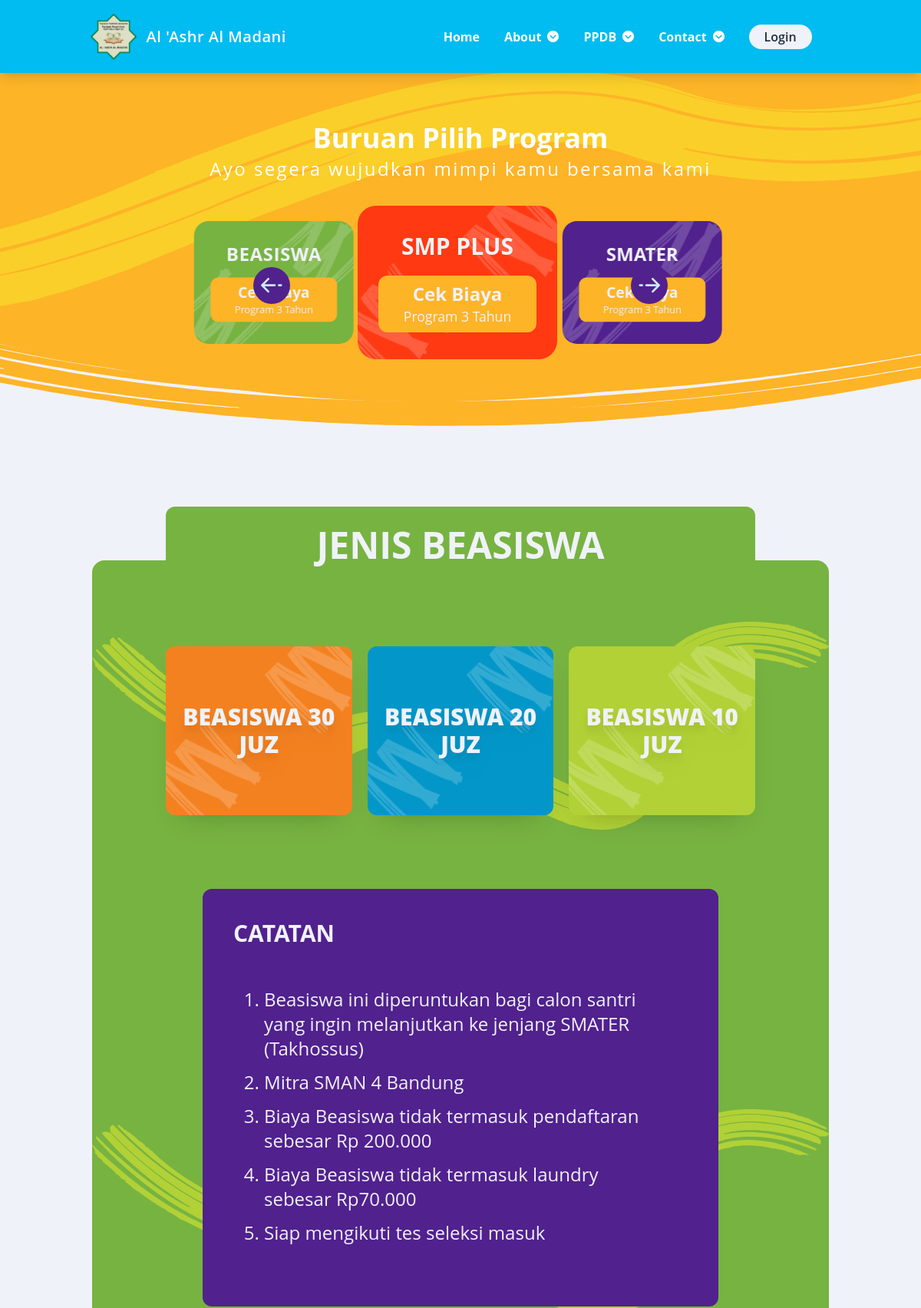
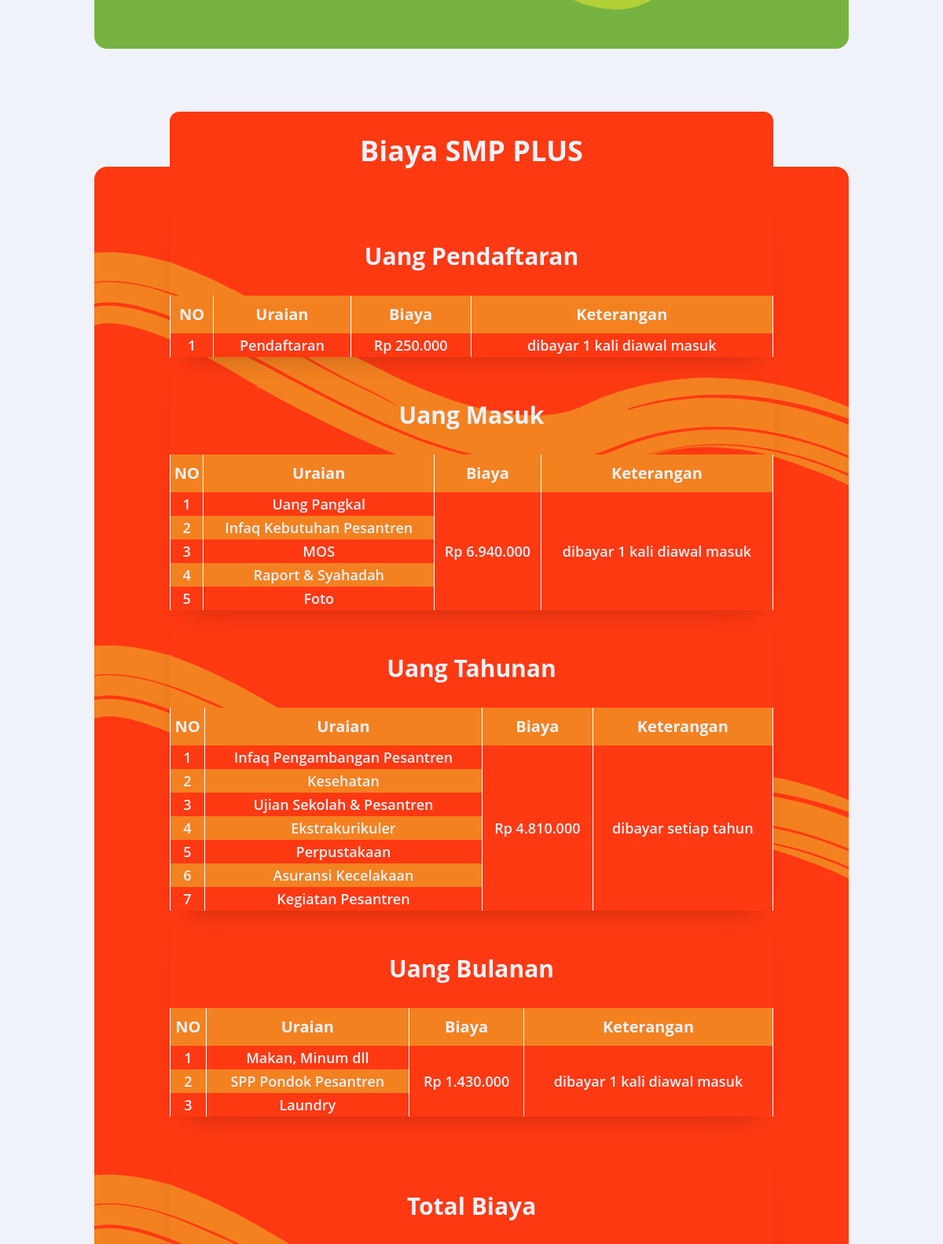
Screenshot of /pages/biaya/biaya.php (upper part) with the database file from the repository (2 pictures, top to bottom).
### tables this page shows
CREATE TABLE `program_biaya` (
  `pgb_id` int NOT NULL,
  `pgb_type` varchar(50) NOT NULL,
  `pgb_biaya` int NOT NULL,
  `pgb_desc` varchar(100) DEFAULT NULL,
  `prg_id` int NOT NULL
);

CREATE TABLE `program_biaya_uraian` (
  `pbu_id` int NOT NULL,
  `pbu_name` varchar(255) NOT NULL,
  `pgb_id` int NOT NULL,
  `prg_id` int NOT NULL
);

### backend/functions/functions.php (called while the page is built, shortened)
<?php
require_once "CRUD/Database.php";
function baseUrl($url = null)
{
    $baseUrl = "http://localhost/project-am/projek-am";
    if ($url != null) {
        return $baseUrl . "/" . $url;
    }
    return $baseUrl;
}
function checkUri($url, $path)
{
    $bgMain = "bg-main";
    return $bgMain;
}

### backend/functions/CRUD/Database.php (called while the page is built, shortened)
<?php
class Database
{
    private $host = DB_HOST,
        $user = DB_USER,
        $pass = DB_PASS,
        $db_name = DB_NAME;
    private $dbh,
        $stmt;
    public function __construct()
    {
        $dsn = 'mysql:host=' . $this->host . ';dbname=' . $this->db_name;
        $option = [
            PDO::ATTR_PERSISTENT => true,
            PDO::ATTR_ERRMODE => PDO::ERRMODE_EXCEPTION
        ];
        try {
            $this->dbh = new PDO($dsn, $this->user, $this->pass, $option);
        } catch (PDOException $e) {
            die($e->getMessage());
        }
    }
    public function query($query)
    {
        $this->stmt = $this->dbh->prepare($query);
    }
    public function execute()
    {
        $this->stmt->execute();
    }
    public function resultSet()
    {
        $this->execute();
        return $this->stmt->fetchAll(PDO::FETCH_ASSOC);
    }
}

### backend/partials/biaya/biaya-smp.php (the view, shortened to what this page needs)
<?php
$totalBiayaQuery = "SELECT * FROM program NATURAL JOIN program_biaya WHERE prg_id = 1";
$db->query($totalBiayaQuery);
$db->execute();
$totalBiayaSMP = $db->resultSet();
$totalBiayaSMPFilteredQuery = "SELECT * FROM program NATURAL JOIN program_biaya WHERE prg_id = 1 AND pgb_type NOT LIKE '%seragam%'";
$db->query($totalBiayaSMPFilteredQuery);
$db->execute();
$totalBiayaSMPFiltered = $db->resultSet();
$uraianBiayaQuery = "SELECT * FROM program_biaya_uraian WHERE prg_id = 1";
$db->query($uraianBiayaQuery);
$db->execute();
$uraianBiayaSMP = $db->resultSet();
?>
<section class="my-[150px] relative w-full " id="smp">
    <div class="jenis-beasiswa bg-main-red w-[90%] lg:w-[80%] pb-16 md:pb-28 mx-auto relative rounded-2xl">
        <div class="-mt-14 lg:-mt-[70px] rounded-xl absolute top-0 left-1/2 -translate-x-1/2  bg-main-red w-[90%] h-[80px] lg:w-[80%] lg:h-[100px] flex justify-center items-center">
            <h2 class="font-bold  px-[5%] text-center text-3xl sm:text-4xl text-body ">
                Biaya SMP PLUS
            </h2>
        </div>
        <?php foreach ($totalBiayaSMPFiltered as $smp) : ?>
            <div class="relative w-[95%] lg:w-[80%] top-10 mx-auto main-shadow" id="<?= $smp['pgb_type']; ?>">
                <h3 class="text-center text-2xl sm:text-3xl text-body font-bold py-4 md:py-8 lg:pt-14"><?= $smp['pgb_type']; ?></h3>
                <table class="w-full bg-white border-separate border-spacing-x-[1px]">
                    <thead class="h-12 bg-main-orange text-body text-md md:text-xl">
                        <th class="font-bold">NO</th>
                        <th class="font-bold">Uraian</th>
                        <th class="font-bold">Biaya</th>
                        <th class="font-bold">Keterangan</th>
                    </thead>
                    <tbody class="text-center font-normal md:font-semibold text-[12px] md:text-lg">
                        <?php $noTotal = 0;
                        $filtered = array_filter($uraianBiayaSMP, function ($var) use ($smp) {
                            return $var['pgb_id'] == $smp['pgb_id'];
                        });
                        foreach ($filtered as $biaya) : $noTotal += 1; ?>
                            <tr class="<?= $noTotal % 2 == 0 ? "bg-main-orange" : "bg-main-red"; ?> text-body">
                                <td><?= $noTotal; ?></td>
                                <td><?= $biaya['pbu_name']; ?></td>
                                <?php if ($noTotal == 1) : ?>
                                    <td rowspan="<?= count($filtered); ?>">Rp <?= number_format($smp['pgb_biaya'], 0, ',', '.'); ?></td>
                                    <td rowspan="<?= count($filtered); ?>"><?= $smp['pgb_desc']; ?></td>
                                <?php endif; ?>
                            </tr>
                        <?php endforeach; ?>
                    </tbody>
                </table>
            </div>
        <?php endforeach; ?>
        <div class="relative w-[95%] lg:w-[80%] top-10 mx-auto main-shadow">
            <h3 id="total-biaya-smp" class="text-center text-2xl sm:text-3xl text-body font-bold py-4  md:py-8 lg:pt-14 lg:mt-10">Total Biaya</h3>
        </div>
    </div>
</section>

### pages/biaya/biaya.php (shortened to what this page needs)
<?php
require "../../backend/functions/functions.php";
$db = new Database();
?>
<!doctype html>
<html lang="en">
<head>
    <link rel="stylesheet" href="<?= baseUrl("src/css/swiper.min.css"); ?>" />
    <link href="<?= baseUrl("src/css/index.css"); ?>" rel="stylesheet" />
</head>
<body class="bg-body overflow-hidden h-screen">
    <div class="overflow-y-scroll h-screen">
        <?php require "../../backend/partials/header.php"; ?>
        <?php require "../../backend/partials/biaya/main-biaya.php"; ?>
    </div>
</body>
</html>

### backend/partials/header.php (shortened to what this page needs)
<?php
$url = $_SERVER['REQUEST_URI'];
$parsedUrl = parse_url($url);
$path = $parsedUrl['path'];
?>
<header>
  <div id="nav-wrapper" class=" <?= checkURI($url, $path); ?> px-7 text-body lg:justify-around absolute w-full flex z-50 items-center top-0 left-0 shadow-lg  lg:text-white">
    <div class="my-[14px] sm:my-[1.1em] ">
      <a href="<?= baseUrl(); ?>" class="flex items-center">
        <img src="<?= baseUrl("src/img/logo.svg"); ?>" alt="logo" class="w-[50px] sm:w-[60px]" />
        <span class="ml-3 text-lg font-semibold tracking-wide sm:text-xl">Al 'Ashr Al Madani</span>
      </a>
    </div>
    <nav id="nav-menu" class="hidden overflow-y-auto lg:overflow-y-visible text-dark-font bg-white lg:bg-body max-lg:w-full max-lg:h-[100vh] absolute top-[100%] left-0 lg:block lg:text-white lg:static lg:bg-transparent">
      <ul class="px-6 lg:flex lg:items-center">
        <li class="max-lg:mt-8 font-bold lg:mr-8">
          <a href="<?= baseUrl(); ?>" class="block">Home</a>
        </li>
        <li class="max-lg:mt-8 lg:mr-8 font-bold relative">
          <div class="group/about">
            <button type="button" class="inline-flex w-full items-center gap-x-2" id="about">
              About
            </button>
          </div>
        </li>
        <li class="max-lg:mt-8 lg:mr-8 font-bold relative">
          <div class="group/ppdb">
            <button type="button" class="inline-flex w-full items-center gap-x-2" id="ppdb">
              PPDB
            </button>
          </div>
        </li>
        <li class="max-lg:mt-8 lg:mr-8 font-bold relative">
          <div class="group/contact">
            <button type="button" class="inline-flex w-full items-center gap-x-2" id="contact">
              Contact
            </button>
          </div>
        </li>
        <li>
          <a href="login" class="bg-main block mt-14 py-5 text-center rounded-full text-body lg:text-dark-font lg:py-1 lg:px-5 lg:mt-0 lg:bg-body font-semibold"><?= isset($_SESSION['login']) && $_SESSION['login'] == true ? 'Dashboard' : 'Login'; ?></a>
        </li>
      </ul>
    </nav>
  </div>
</header>

### backend/partials/biaya/main-biaya.php (shortened to what this page needs)
<main class="pt-20 overflow-hidden bg-body">
    <?php require "../../backend/partials/biaya/hiro-biaya.php"; ?>
    <?php require "../../backend/partials/biaya/jenis-beasiswa.php"; ?>
    <?php require "../../backend/partials/biaya/biaya-smp.php"; ?>
</main>

### backend/partials/biaya/hiro-biaya.php (shortened to what this page needs)
<section class="max-sm:-mt-1 pt-8  bg-[url('../img/hiro-biaya.svg')] w-full lg:h-[500px] bg-no-repeat bg-cover bg-body" style="background-position: center 100%">
    <h2 class="font-bold sm:mt-5 lg:mt-12 px-[5%] text-center text-3xl sm:text-4xl text-white ">
        Buruan Pilih Program
    </h2>
    <p class="text-base tracking-widest px-[5%] text-center sm:text-xl lg:text-2xl mt-1 mb-5 lg:mb-8 text-white">
        Ayo segera wujudkan mimpi kamu bersama kami
    </p>
    <div class="swiper swiper-card">
        <div class="swiper-wrapper">
            <div class="swiper-slide">
                <div class="w-[260px] h-[200px] px-4 mx-4 flex flex-col gap-5  justify-center items-center rounded-3xl bg-main-green relative overflow-hidden">
                    <img src="<?= baseUrl("src/img/program_pilihan/vector.png"); ?>" alt="" class="bg-cover absolute top-[-30px] right-[-30px] w-[60%] " />
                    <h2 class="text-3xl text-body font-bold tracking-wide  ">BEASISWA</h2>
                    <button class="card__content flex items-center flex-col  bg-young-orange w-[90%] p-2 rounded-xl relative z-10">
                        <a href="#beasiswa">
                            <h3 class="card__title text-2xl font-bold text-body">Cek Biaya</h3>
                            <p class="card__text text-body">Program 3 Tahun</p>
                        </a>
                    </button>
                </div>
            </div>
            <div class="swiper-slide">
                <div class="w-[260px] h-[200px] flex flex-col gap-5 justify-center items-center rounded-3xl px-4 mx-4 bg-main-red overflow-hidden relative">
                    <img src="<?= baseUrl("src/img/program_pilihan/vector.png"); ?>" alt="" class="bg-cover absolute top-[-30px] right-[-30px]  w-[60%] rotate-90 " />
                    <h2 class="text-3xl text-body font-bold ">SMP PLUS</h2>
                    <button class="card__content flex items-center flex-col  bg-young-orange w-[90%] p-2 rounded-xl relative z-10">
                        <h3 class="card__title text-2xl font-bold text-body">Cek Biaya</h3>
                        <p class="card__text text-center text-[1.1rem] font-normal text-body">Program 3 Tahun</p>
                    </button>
                </div>
            </div>
            <div class="swiper-slide">
                <div class="w-[260px] h-[200px] px-4 mx-4 flex flex-col gap-5 justify-center items-center rounded-3xl bg-main-purple overflow-hidden relative">
                    <img src="<?= baseUrl("src/img/program_pilihan/vector.png"); ?>" alt="" class="bg-cover absolute top-[-30px] right-[-30px] w-[60%] " />
                    <h2 class="text-3xl text-body font-bold ">SMATER</h2>
                    <button class="card__content flex items-center flex-col  bg-young-orange w-[90%] p-2 rounded-xl relative z-10">
                        <h3 class="card__title text-2xl font-bold text-body">Cek Biaya</h3>
                        <p class="card__text text-body">Program 3 Tahun</p>
                    </button>
                </div>
            </div>
        </div>
        <div class="lg:ml-80 md:ml-2 ml-4 p-1 prev swiper-button-prev rounded-full sm:w-12 sm:h-12 bg-main-purple top-20 max-md:hidden">
            <img src="<?= baseUrl("src/img/arrow-left.svg"); ?>" alt="left" class="invert hue-rotate-[160deg] contrast-200">
        </div>
        <div class="lg:mr-80 md:mr-2 mr-4 p-1 next swiper-button-next rounded-full sm:w-12 sm:h-12 bg-main-purple top-20 max-md:hidden">
            <img src="<?= baseUrl("src/img/arrow-right.svg"); ?>" alt="right" class="invert hue-rotate-[160deg] contrast-200">
        </div>
    </div>
</section>

### backend/partials/biaya/jenis-beasiswa.php (shortened to what this page needs)
<section class="my-[150px] relative w-full" id="beasiswa">
    <div class="jenis-beasiswa bg-main-green w-[90%] lg:w-[80%] pb-16 mx-auto relative rounded-2xl">
        <div class="-mt-14 lg:-mt-[70px] rounded-xl absolute top-0 left-1/2 -translate-x-1/2  bg-main-green w-[90%] h-[80px] lg:w-[80%] lg:h-[100px] flex justify-center items-center">
            <h2 class="font-bold  px-[5%] text-center text-3xl sm:text-4xl lg:text-5xl text-body ">
                JENIS BEASISWA
            </h2>
        </div>
        <div class="flex flex-col justify-center items-center gap-20 lg:gap-52 w-full relative">
            <div class=" relative z-10 mx-auto top-10 lg:top-28  w-[90%] lg:w-[80%] flex flex-row justify-center items-center justify-items-center gap-2 md:gap-5 xl:gap-8 ">
                <div class="bg-main-orange max-lg:w-1/3 rounded-xl main-shadow lg:w-[300px] max-md:h-[100px] md:h-[200px] lg:h-[220px] xl:w-[250px] relative overflow-hidden">
                    <img src="<?= baseUrl("src/img/program_pilihan/vector.png"); ?>" alt="" class="bg-cover absolute top-[-15px] right-[-15px] sm:top-[-30px] lg:right-[-30px] w-[60%]  rotate-90 " />
                    <img src="<?= baseUrl("src/img/program_pilihan/vector.png"); ?>" alt="" class="bg-cover absolute bottom-[-20px] lg:bottom-[-20px] left-[-20px] max-sm:left-[-5px] w-[60%]  rotate-90" />
                    <div class="relative z-10 h-full flex justify-center items-center">
                        <h3 class="xl:text-4xl md:text-3xl text-sm leading-6 p-2 font-extrabold text-center text-body drop-shadow-xl ">BEASISWA 30 JUZ</h3>
                    </div>
                </div>
                <div class="bg-old-blue max-lg:w-1/3 rounded-xl main-shadow lg:w-[300px] max-md:h-[100px] md:h-[200px] lg:h-[220px] xl:w-[250px] relative overflow-hidden">
                    <img src="<?= baseUrl("src/img/program_pilihan/vector.png"); ?>" alt="" class="bg-cover absolute top-[-15px] right-[-15px] sm:top-[-30px] lg:right-[-30px] w-[60%]  rotate-90 " />
                    <img src="<?= baseUrl("src/img/program_pilihan/vector.png"); ?>" alt="" class="bg-cover absolute bottom-[-20px] lg:bottom-[-20px] left-[-20px] max-sm:left-[-5px] w-[60%]  rotate-90" />
                    <div class="relative z-10 h-full flex justify-center items-center">
                        <h3 class="xl:text-4xl md:text-3xl text-sm leading-6 p-2 font-extrabold text-center text-body drop-shadow-xl ">BEASISWA 20 JUZ</h3>
                    </div>
                </div>
                <div class="bg-second-green  max-lg:w-1/3 rounded-xl main-shadow lg:w-[300px] max-md:h-[100px] md:h-[200px] lg:h-[220px] xl:w-[250px] relative overflow-hidden">
                    <img src="<?= baseUrl("src/img/program_pilihan/vector.png"); ?>" alt="" class="bg-cover absolute top-[-15px] right-[-15px] sm:top-[-30px] lg:right-[-30px] w-[60%]  rotate-90 " />
                    <img src="<?= baseUrl("src/img/program_pilihan/vector.png"); ?>" alt="" class="bg-cover absolute bottom-[-20px] lg:bottom-[-20px] left-[-20px]  max-sm:bottom-[-15px] max-sm:left-[-5px] w-[60%]  rotate-90" />
                    <div class="relative z-10 h-full flex justify-center items-center">
                        <h3 class="xl:text-4xl md:text-3xl text-sm leading-6 p-2 font-extrabold text-center text-body drop-shadow-xl ">BEASISWA 10 JUZ</h3>
                    </div>
                </div>
            </div>
            <div class=" w-[90%] lg:w-[70%] bg-main-purple relative p-4 sm:p-4 md:p-6 lg:p-10 rounded-xl">
                <h3 class="text-body font-bold text-2xl lg:text-3xl">CATATAN</h3>
                <div class="p-5 pt-0 md:p-10 mx-auto">
                    <ol class="text-body list-decimal">
                        <li class="text-sm sm:text-lg md:text-xl lg:text-2xl pt-3">Beasiswa ini diperuntukan bagi calon santri yang ingin melanjutkan ke jenjang SMATER (Takhossus)</li>
                        <li class="text-sm sm:text-lg md:text-xl lg:text-2xl pt-3">Mitra SMAN 4 Bandung</li>
                        <li class="text-sm sm:text-lg md:text-xl lg:text-2xl pt-3">Biaya Beasiswa tidak termasuk pendaftaran sebesar Rp 200.000</li>
                        <li class="text-sm sm:text-lg md:text-xl lg:text-2xl pt-3">Biaya Beasiswa tidak termasuk laundry sebesar Rp70.000</li>
                        <li class="text-sm sm:text-lg md:text-xl lg:text-2xl pt-3">Siap mengikuti tes seleksi masuk</li>
                    </ol>
                </div>
            </div>
        </div>
    </div>
</section>

### rows the page displays
program_biaya: pgb_type "Uang Pendaftaran"
program_biaya_uraian: pbu_name "Pendaftaran", pgb.pgb_biaya "250.000", pgb.pgb_desc "dibayar 1 kali diawal masuk"
program_biaya: pgb_type "Uang Masuk"
program_biaya_uraian: pbu_name "Uang Pangkal", pgb.pgb_biaya "6.940.000", pgb.pgb_desc "dibayar 1 kali diawal masuk"
program_biaya_uraian: pbu_name "Infaq Kebutuhan Pesantren"
program_biaya_uraian: pbu_name "MOS"
program_biaya_uraian: pbu_name "Raport & Syahadah"
program_biaya_uraian: pbu_name "Foto"
program_biaya: pgb_type "Uang Tahunan"
program_biaya_uraian: pbu_name "Infaq Pengambangan Pesantren", pgb.pgb_biaya "4.810.000", pgb.pgb_desc "dibayar setiap tahun"
program_biaya_uraian: pbu_name "Kesehatan"
program_biaya_uraian: pbu_name "Ujian Sekolah & Pesantren"
program_biaya_uraian: pbu_name "Ekstrakurikuler"
program_biaya_uraian: pbu_name "Perpustakaan"
program_biaya_uraian: pbu_name "Asuransi Kecelakaan"
program_biaya_uraian: pbu_name "Kegiatan Pesantren"
program_biaya: pgb_type "Uang Bulanan"
program_biaya_uraian: pbu_name "Makan, Minum dll", pgb.pgb_biaya "1.430.000", pgb.pgb_desc "dibayar 1 kali diawal masuk"
program_biaya_uraian: pbu_name "SPP Pondok Pesantren"
program_biaya_uraian: pbu_name "Laundry"
